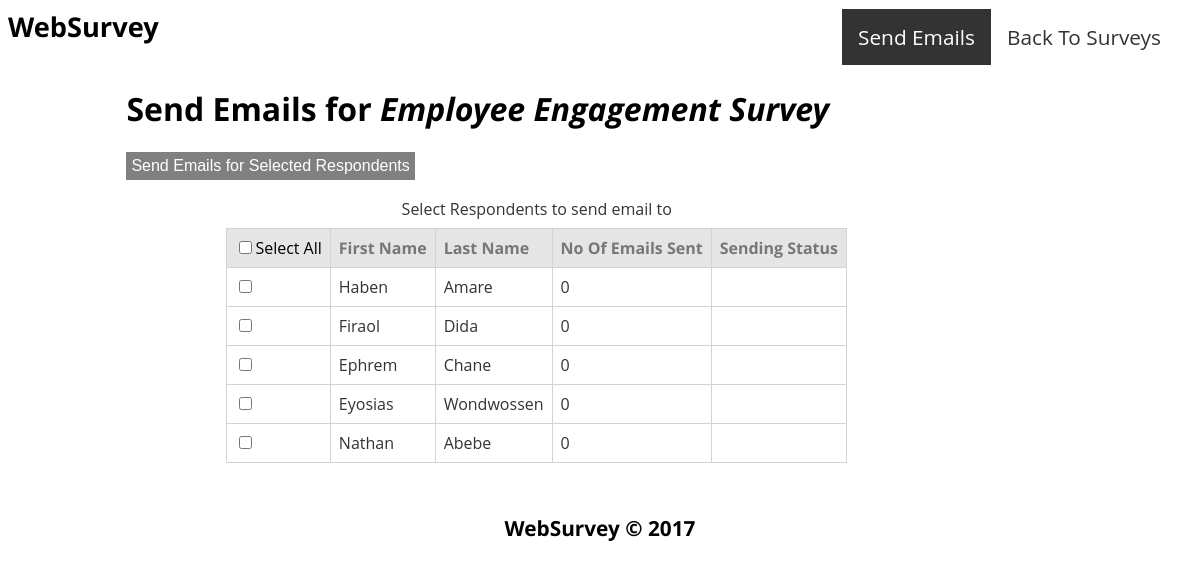
The page /send_emails.php?id=1 (signed in) on the database its author committed.
### tables this page shows
CREATE TABLE Survey (
   survey_id    int            NOT NULL AUTO_INCREMENT PRIMARY KEY,
   name         varchar(500)   NOT NULL UNIQUE,
   date_created date           NOT NULL,
   expire_date  date           NOT NULL
);

CREATE TABLE SurveyRespondent (
   survey_id            int     NOT NULL,
   respondent_id        int     NOT NULL,
   submission_code      char(9) NOT NULL,
   submission_code_used int     NOT NULL DEFAULT 0,
   no_of_emails_sent    int     NOT NULL DEFAULT 0,

   PRIMARY KEY (survey_id, respondent_id)
);

CREATE TABLE Respondent (
   respondent_id int          NOT NULL AUTO_INCREMENT PRIMARY KEY,
   first_name    char(20)     NOT NULL,
   last_name     char(20)     NOT NULL,
   email         varchar(254) NOT NULL UNIQUE
);

### includes/mariadb.inc.php (called while the page is built, shortened)
<?php
   class Database {
      private static $conn;
      public function __construct() {
         $dsn = 'mysql:dbname=' . DB_NAME . ';host=127.0.0.1;charset=latin1';
         try {
            self::$conn = new PDO($dsn, DB_USER, DB_PASSWORD);
            self::$conn->setAttribute(PDO::ATTR_EMULATE_PREPARES, false);
            self::$conn->setAttribute(PDO::ATTR_ERRMODE, PDO::ERRMODE_EXCEPTION);
         } catch (PDOException $ex) {
            Utils::error_occured('Connection to database failed.');
         }
      }
      public static function get_survey($survey_id) {
         $query = 'SELECT * FROM Survey WHERE survey_id=?';
         try {
            $statement = self::$conn->prepare($query);
            $statement->execute([$survey_id]);
            $survey = $statement->fetch();
            return $survey;
         } catch (PDOException $ex) {
            return NULL;
         }
      }
      public static function get_respondents_for_survey($survey_id) {
         $query = 'SELECT R.respondent_id, R.first_name, R.last_name, SR.submission_code, SR.no_of_emails_sent' . ' ' .
                  'FROM SurveyRespondent AS SR JOIN Respondent AS R' . ' ' .
                                               'ON SR.respondent_id=R.respondent_id' .
                  ' ' . 'WHERE SR.survey_id=?';
         try {
            $statement = self::$conn->prepare($query);
            $statement->execute([$survey_id]);
            $respondents = $statement->fetchAll();
            return $respondents;
         } catch (PDOException $ex) {
            return NULL;
         }
      }
   }

### send_emails.php (the view, shortened to what this page needs)
<?php
   require('includes/header.php');
?>
<?php
   $survey = Database::get_survey($_GET['id']);
   printf('<h1 id="survey%d">Send Emails for <em>%s</em></h1>',
               $survey['survey_id'], $survey['name']);
?>
<section id="respondents">
<?php
   $survey_respondents = Database::get_respondents_for_survey($_GET['id']);
   print('<button id="sendEmailsButton">Send Emails for Selected Respondents</button>');
   print('<table>');
   print('<caption>Select Respondents to send email to</caption>');
   print('<thead>');
      print('<tr>');
         print('<th>');
            print('<input type="checkbox" id="allRespondentsCheckbox">');
            print('<label id="select-all-label" for="allRespondentsCheckbox">Select All</label>');
         print('</th>');
         print('<th>First Name</th>');
         print('<th>Last Name</th>');
         print('<th>No Of Emails Sent</th>');
         print('<th>Sending Status</th>');
      print('</tr>');
   print('</thead>');
   print('<tbody>');
   foreach ($survey_respondents as $respondent) {
      printf('<tr id="respondentRow%d">', $respondent['respondent_id']);
         print('<td>');
            printf('<input type="checkbox" id="checkboxFor%d" class="respondentCheckbox">',
                              $respondent['respondent_id']);
         print('</td>');
         printf('<td>%s</td>', $respondent['first_name']);
         printf('<td>%s</td>', $respondent['last_name']);
         printf('<td id="noOfEmailsTDFor%d">%d</td>', $respondent['respondent_id'],
                                          $respondent['no_of_emails_sent']);
         printf('<td id="statusTDFor%d" class="status-TD"></td>',
                        $respondent['respondent_id']);
      print('</tr>');
   }
   print('</tbody>');
   print('</table>');
?>
</section>
<?php
   require('includes/footer.php');
?>

### includes/header.php (shortened to what this page needs)
<?php
   if (defined('DB_ACCESS')) {
      if (DB_ACCESS == true) {
         require_once(__DIR__ . '/mariadb.inc.php');
      }
   }
?>
<!doctype html>
<html lang="en">
<head>
   <link rel="stylesheet" href="fonts/fonts.css">
   <link rel="stylesheet" href="css/_site.css">
   <?php
      if (defined('STYLESHEETS')) {
         foreach (STYLESHEETS as $style_sheet) {
            printf('<link rel="stylesheet" href="%s">', $style_sheet);
         }
      }
   ?>
</head>
<body>
   <header>
      <p>WebSurvey</p>
   </header>
   <?php
      if (defined('NAV_LINKS') && defined('ACTIVE_NAV_LINK')) {
         print('<nav>');
         print('<ul>');
         foreach (NAV_LINKS as $nav_link) {
            print('<li>');
            if ($nav_link['name'] == ACTIVE_NAV_LINK) {
               printf('<a href="%s" class="active">%s</a>', $nav_link['location'],
                           $nav_link['name']);
            } else {
               printf('<a href="%s">%s</a>', $nav_link['location'], $nav_link['name']);
            }
            print('</li>');
         }
         print('</ul>');
         print('</nav>');
      }
   ?>
   <main>

### includes/footer.php
   </main>
   <footer>
      <p>WebSurvey &copy; 2017</p>
   </footer>
   <?php
      if (defined('SCRIPTS')) {
         foreach (SCRIPTS as $script) {
            printf('<script src="%s"></script>', $script);
         }
      }
   ?>
</body>
</html>

### css/_site.css (style rules this page uses)
body { display: grid; grid-template-columns: 1fr 1fr 7fr 1fr; }
header { grid-column: 1/3; }
nav { grid-column: 3/5; }
main { grid-column: 2/4; }
footer { grid-column: 1/5; grid-row: 3; text-align: center; font-size: 1.3em; font-weight: bold; }
body { font-family: 'Open Sans', sans-serif; }
h1, h2 { font-family: Glegoo, 'Open Sans', sans-serif; }
header { font-family: Glegoo, 'Open Sans', sans-serif; font-size: 1.7em; font-weight: bold; padding: 0; margin: 0; }
header p { padding: 0; margin: 0; }
nav ul { list-style-type: none; margin: 0; padding: 15px; text-align: right; }
nav ul li { display: inline; }
nav ul li a { font-size: 1.3em; color: #333; text-align: center; padding: 14px 16px; text-decoration: none; }
.active { color: #fff; background-color: #333; }
table { margin-left: 100px; margin-top: 10px; margin-bottom: 30px; color: #333; background: white; border: 1px solid grey; border-collapse: collapse; font-size: 1em; }
table caption { padding: .5em; }
table thead th, table tfoot th, table tfoot td { color: #777; background: rgba(0,0,0,.1); }
table th, table td { padding: .5em; border: 1px solid lightgrey; text-align: left; }
button { background-color: gray; padding: 5px; border: none; color: white; text-align: center; text-decoration: none; display: inline-block; font-size: 16px; }

### css/send-emails.css (style rules this page uses)
#select-all-label { color: #000; font-weight: normal; }

### rows shown on the page
survey: name "Employee Engagement Survey"
surveyrespondent: respondent.first_name "Haben", respondent.last_name "Amare", no_of_emails_sent "0"
surveyrespondent: respondent.first_name "Firaol", respondent.last_name "Dida", no_of_emails_sent "0"
surveyrespondent: respondent.first_name "Ephrem", respondent.last_name "Chane", no_of_emails_sent "0"
surveyrespondent: respondent.first_name "Eyosias", respondent.last_name "Wondwossen", no_of_emails_sent "0"
surveyrespondent: respondent.first_name "Nathan", respondent.last_name "Abebe", no_of_emails_sent "0"

### other values the page prints
$nav_link['name'] "Send Emails"
$nav_link['name'] "Back To Surveys"
